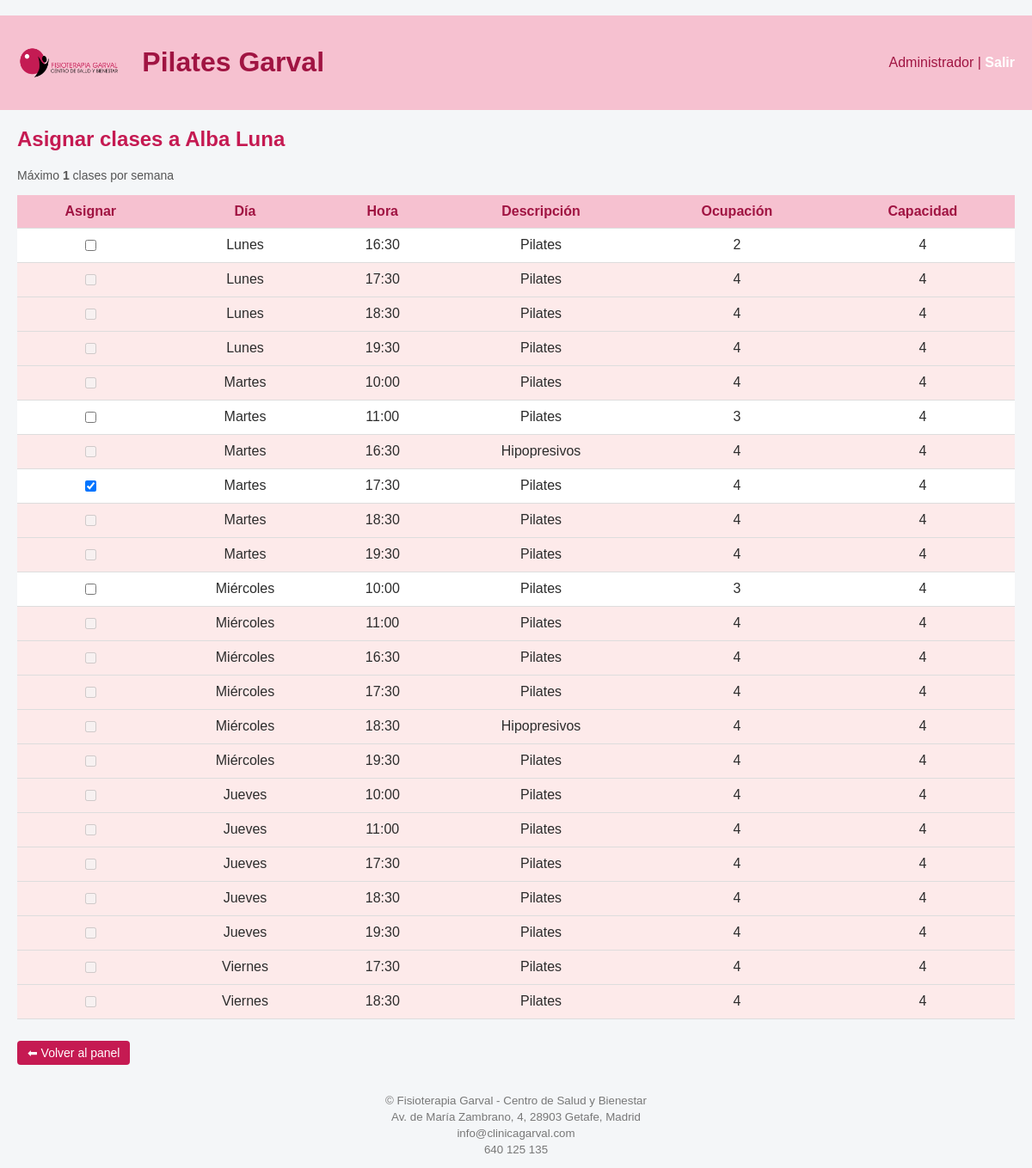
Screenshot of /admin/asignaciones/30 (signed in) with the database file from the repository.
### tables this page shows
CREATE TABLE "usuarios" (
	"id"	INTEGER,
	"nombre"	TEXT,
	"email"	TEXT,
	"rol"	TEXT,
	"clases_semana"	INTEGER,
	"password"	TEXT,
	PRIMARY KEY("id" AUTOINCREMENT)
);

CREATE TABLE "clases_base" (
	"id"	INTEGER,
	"dia_semana"	INTEGER,
	"hora"	TEXT,
	"capacidad"	INTEGER,
	"activa"	INTEGER DEFAULT 1,
	"descripcion"	TEXT,
	PRIMARY KEY("id" AUTOINCREMENT)
);

### app.py (the view)
@app.route("/admin/asignaciones/<int:usuario_id>")
@login_required
@role_required("admin")
def admin_asignar_usuario(usuario_id):
    if "rol" not in session or session["rol"] != "admin":
        abort(403)
    usuario = obtener_usuario_por_id(usuario_id)
    clases = obtener_clases_base_con_ocupacion()
    asignadas = obtener_asignaciones_usuario(usuario_id)
    return render_template(
        "asignar_usuario.html",
        usuario=usuario,
        clases=clases,
        asignadas=asignadas
    )

### auth.py (called while the page is built)
def login_required(f):
    @wraps(f)
    def wrapper(*args, **kwargs):
        if not session.get("user_id"):
            return redirect(url_for("login", next=request.path))
        return f(*args, **kwargs)
    return wrapper

def role_required(*roles):
    def deco(f):
        @wraps(f)
        def wrapper(*args, **kwargs):
            if not session.get("user_id"):
                return redirect(url_for("login", next=request.path))
            if session.get("rol") not in roles:
                abort(403)
            return f(*args, **kwargs)
        return wrapper
    return deco

### clases.py (called while the page is built)
def obtener_asignaciones_usuario(usuario_id):
    conn = conectar()
    c = conn.cursor()
    filas = c.execute("""
        SELECT clase_base_id
        FROM asignaciones_fijas
        WHERE usuario_id = ?
    """, (usuario_id,)).fetchall()
    conn.close()
    return [f[0] for f in filas]

def obtener_clases_base_con_ocupacion():
    conn = conectar()
    c = conn.cursor()
    clases = c.execute("""
        SELECT
            cb.id,
            cb.dia_semana,
            cb.hora,
            cb.descripcion,
            COUNT(af.id) as ocupacion,
            cb.capacidad,
            cb.activa
        FROM clases_base cb
        LEFT JOIN asignaciones_fijas af
            ON cb.id = af.clase_base_id
        GROUP BY
            cb.id,
            cb.dia_semana,
            cb.hora,
            cb.capacidad,
            cb.activa
        ORDER BY
            cb.dia_semana,
            cb.hora
    """).fetchall()
    conn.close()
    return clases

### db.py (called while the page is built)
def conectar():
    return sqlite3.connect("clinica.db")

### usuarios.py (called while the page is built)
def obtener_usuario_por_id(usuario_id):
    conn = conectar()
    c = conn.cursor()
    usuario = c.execute("""
        SELECT id, nombre, email, clases_semana
        FROM usuarios
        WHERE id = ?
        order by nombre
    """, (usuario_id,)).fetchone()
    conn.close()
    return usuario

### templates/asignar_usuario.html (shortened to what this page needs)
﻿{% extends "base.html" %}
{% block content %}
<h2>Asignar clases a {{ usuario[1] }}</h2>
<p class="info-clases">
    Máximo <strong>{{ usuario[3] }}</strong> clases por semana
</p>
{% set dias = {
    0: "Lunes",
    1: "Martes",
    2: "Miércoles",
    3: "Jueves",
    4: "Viernes",
    5: "Sábado",
    6: "Domingo"
} %}
<table>
    <thead>
        <tr>
            <th>Asignar</th>
            <th>Día</th>
            <th>Hora</th>
            <th>Descripción</th>
            <th>Ocupación</th>
            <th>Capacidad</th>
        </tr>
    </thead>
    <tbody>
        {% for c in clases %}
        <tr class="{% if c[4] >= c[5] and c[0] not in asignadas %}fila-roja{% endif %}">
            <td class="acciones">
                <form method="post" style="margin:0">
                    <input type="checkbox"
                           name="checked"
                           onchange="this.form.submit()"
                           {% if c[0] in asignadas %}checked{% endif %}
                           {% if c[4]>= c[5] and c[0] not in asignadas %}disabled{% endif %}>
                </form>
            </td>
            <td>{{ dias[c[1]] }}</td>
            <td>{{ c[2] }}</td>
            <td>{{ c[3] }}</td>
            <td>{{ c[4] }}</td>
            <td>{{ c[5] }}</td>
        </tr>
        {% endfor %}
    </tbody>
</table>
<div class="acciones-form">
    <a href="/admin/asignaciones" class="boton boton-secundario">⬅ Volver al panel</a>
</div>
{% endblock %}

### static/estilo.css (style rules this page uses)
:root { --primary: #c51a52; --primary-dark: #a01442; --primary-light: #f6c1d0; --bg: #f4f6f8; --text: #2c2c2c; }
body { font-family: Arial, sans-serif; margin: 0; background: var(--bg); color: var(--text); }
h2, h3 { color: var(--primary); margin-top: 0; }
table { width: 100%; border-collapse: collapse; background: white; margin-bottom: 25px; }
th, td { padding: 10px 12px; border-bottom: 1px solid #ddd; vertical-align: middle; text-align: center; }
th { background: var(--primary-light); color: var(--primary-dark); font-weight: bold; }
td.acciones { text-align: center; white-space: nowrap; }
a.boton, button { background: var(--primary); color: white; padding: 6px 12px; border-radius: 4px; text-decoration: none; font-size: 14px; display: inline-block; }
.acciones-form { display: flex; gap: 10px; margin-top: 20px; }
.boton-secundario { background: #ddd; color: #333; padding: 10px 14px; border-radius: 4px; text-decoration: none; text-align: center; }
td:last-child { text-transform: capitalize; }
.info-clases { margin-top: 5px; margin-bottom: 15px; color: #555; font-size: 14px; }
.fila-roja { background-color: #fdeaea; }

### rows the page displays
usuarios: nombre "Alba Luna", clases_semana "1"
clases_base: dia_semana "Lunes", hora "16:30", descripcion "Pilates", c "2", capacidad "4"
clases_base: dia_semana "Lunes", hora "17:30", descripcion "Pilates", c "4", capacidad "4"
clases_base: dia_semana "Lunes", hora "18:30", descripcion "Pilates", capacidad "4"
clases_base: dia_semana "Lunes", hora "19:30", descripcion "Pilates", capacidad "4"
clases_base: dia_semana "Martes", hora "10:00", descripcion "Pilates", capacidad "4"
clases_base: dia_semana "Martes", hora "11:00", descripcion "Pilates", c "3", capacidad "4"
clases_base: dia_semana "Martes", hora "16:30", descripcion "Hipopresivos", capacidad "4"
clases_base: capacidad "☑", dia_semana "Martes", hora "17:30", descripcion "Pilates", capacidad "4"
clases_base: dia_semana "Martes", hora "18:30", descripcion "Pilates", capacidad "4"
clases_base: dia_semana "Martes", hora "19:30", descripcion "Pilates", capacidad "4"
clases_base: dia_semana "Miércoles", hora "10:00", descripcion "Pilates", c "3", capacidad "4"
clases_base: dia_semana "Miércoles", hora "11:00", descripcion "Pilates", capacidad "4"
clases_base: dia_semana "Miércoles", hora "16:30", descripcion "Pilates", capacidad "4"
clases_base: dia_semana "Miércoles", hora "17:30", descripcion "Pilates", capacidad "4"
clases_base: dia_semana "Miércoles", hora "18:30", descripcion "Hipopresivos", capacidad "4"
clases_base: dia_semana "Miércoles", hora "19:30", descripcion "Pilates", capacidad "4"
clases_base: dia_semana "Jueves", hora "10:00", descripcion "Pilates", capacidad "4"
clases_base: dia_semana "Jueves", hora "11:00", descripcion "Pilates", capacidad "4"
clases_base: dia_semana "Jueves", hora "17:30", descripcion "Pilates", capacidad "4"
clases_base: dia_semana "Jueves", hora "18:30", descripcion "Pilates", capacidad "4"
clases_base: dia_semana "Jueves", hora "19:30", descripcion "Pilates", capacidad "4"
clases_base: dia_semana "Viernes", hora "17:30", descripcion "Pilates", c "4", capacidad "4"
clases_base: dia_semana "Viernes", hora "18:30", descripcion "Pilates", c "4", capacidad "4"

### other values shown
{{ session.nombre }} "Administrador"
